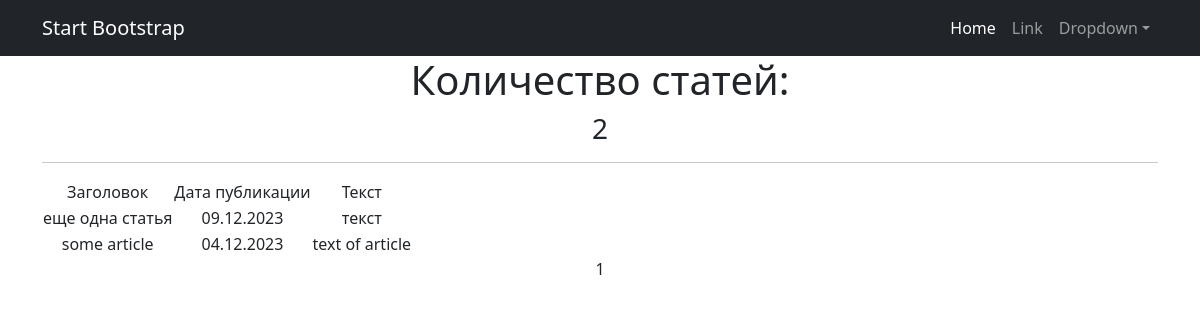
Screenshot of /newspaper/articles/ with the database file from the repository.
### newsapp/models.py (models this page shows, shortened)
class Post(models.Model):
    Article_or_News = [
        ('A', 'Статья'),
        ('N', 'Новость')
    ]
    heading = models.CharField(max_length=50)
    text = models.TextField()
    post_rate = models.IntegerField(default=0)
    date_time = models.DateTimeField(auto_now_add=True)
    author = models.ForeignKey(Author, on_delete=models.CASCADE)
    choice = models.CharField(max_length=1, choices=Article_or_News, default='N')
    categories = models.ManyToManyField(Category, through='PostCategory')

### newsapp/views.py (the view)
# urls.py: path('articles/', ArticleList.as_view(), name='article_list'),
class ArticleList(ListView):
    model = Post
    ordering = '-date_time'
    template_name = 'all_articles.html'
    context_object_name = 'posts'
    paginate_by = 10
    def get_queryset(self):
        return Post.objects.filter(choice='A').order_by('-date_time')
    def get_context_data(self, **kwargs):
        context = super().get_context_data(**kwargs)
        context['time_now'] = datetime.datetime.utcnow()
        context['next_sale'] = None
        return context

### newsapp/templatetags/custom_filters.py (called while the page is built)
@register.filter()
def censor(sentence):
    text = sentence.split()
    for i, word in enumerate(text):
        if word in bad_words:
            text[i] = word[0] + '***'
    return ' '.join(text)

### templates/all_articles.html (shortened to what this page needs)
{% extends 'flatpages/default.html' %}
{% load custom_filters %}
{% block content %}
    {% if posts %}
   <h1>Количество статей:</h1>
 <h3>{{ page_obj.paginator.count }}</h3>
   <hr>
       <table>
           <tr>
               <td> Заголовок</td>
               <td>Дата публикации</td>
               <td>Текст</td>
           </tr>
           {% for post in posts %}
           {% if post.choice == 'A' %}
           <tr>
               <td> {{post.heading|censor}} </td>
               <td> {{post.date_time|date:'d.m.Y'}} </td>
               <td> {{post.text|truncatewords:20|censor}} </td>
           </tr>
           {% endif %}
           {% endfor %}
       </table>
   {% else %}
       <h2>Статей нет!</h2>
   {% endif %}
{{ page_obj.number }}
{% endblock content %}

### rows the page displays
Post: heading|censor "еще одна статья", date_time "09.12.2023", text|censor "текст"
Post: heading|censor "some article", date_time "04.12.2023", text|censor "text of article"

### other values shown
{{ page_obj.paginator.count }} "2"
{{ page_obj.number }} "1"
